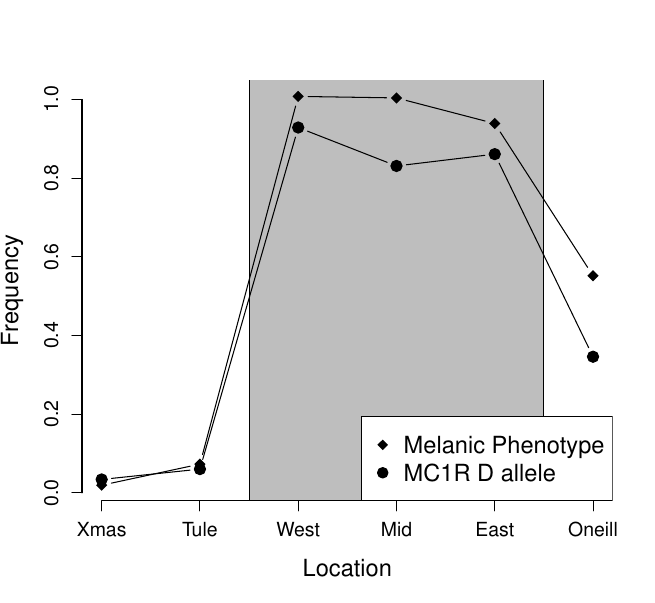

The script that saved this image:

rp_mice<-read.csv(file="~/Dropbox/Courses/Popgen_teaching_Notes/Journal_figs/single_locus_selection/Rock_Pocket_mice/Rock_pocket_mice.csv")
plot(rp_mice$Melanic_freq,axes=FALSE,xlab="Location",ylab="Frequency",cex.lab=1.4,type="n")
polygon(x=c(2.5,5.5,5.5,2.5),y=c(-0.1,-0.1,1.1,1.1),col="grey")
points(rp_mice$Melanic_freq,type="b",pch=18,cex=1.5)
points(rp_mice$MC1R_D_freq,type="b",pch=19,cex=1.5)
axis(2,cex.lab=1.4,cex.axis=1.2)
axis(1,at=1:nrow(rp_mice),lab=rp_mice$X,cex.lab=1.4,cex.axis=1.2)
legend(x="bottomright",legend=c("Melanic Phenotype","MC1R D allele"),pch=c(18,19),cex=1.4,bg="white")
dev.copy2pdf(file="~/Dropbox/Courses/Popgen_teaching_Notes/Journal_figs/single_locus_selection/Rock_Pocket_mice/Rock_pocket_mice.pdf")
